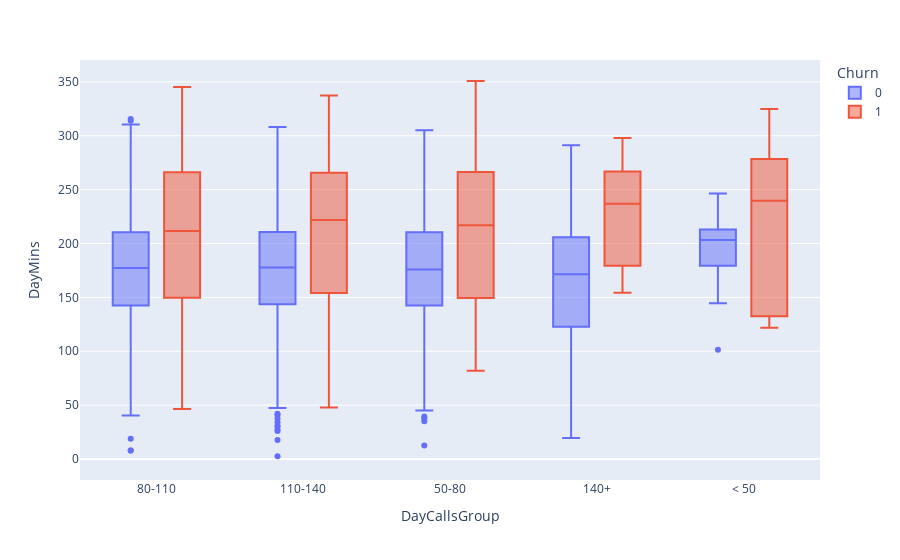

The code cell stored with this chart in its notebook:
### Markdown cell above
* Churning is high for  those customers who have average number of calls group around 100 in a month.

### Code cell
# Distibution of Day Mins  for different number of calls
fig = px.box(df, x = 'DayCallsGroup', y = 'DayMins', color = 'Churn',)
fig.show()

### Figure 1 — Plotly figure (JSON) as saved in the notebook; plotly's stock layout.template omitted (floating-point values rounded to 4 significant figures; data arrays with more than 128 entries replaced by an {"elided": "..."} marker saying what was removed)
{"data": [{"alignmentgroup": "True", "hovertemplate": "Churn=0<br>DayCallsGroup=%{x}<br>DayMins=%{y}<extra></extra>", "legendgroup": "0", "marker": {"color": "#636efa"}, "name": "0", "notched": false, "offsetgroup": "0", "orientation": "v", "showlegend": true, "type": "box", "x": {"elided": "2850 str values"}, "x0": " ", "xaxis": "x", "y": {"elided": "2850 float values"}, "y0": " ", "yaxis": "y"}, {"alignmentgroup": "True", "hovertemplate": "Churn=1<br>DayCallsGroup=%{x}<br>DayMins=%{y}<extra></extra>", "legendgroup": "1", "marker": {"color": "#EF553B"}, "name": "1", "notched": false, "offsetgroup": "1", "orientation": "v", "showlegend": true, "type": "box", "x": {"elided": "483 str values"}, "x0": " ", "xaxis": "x", "y": {"elided": "483 float values"}, "y0": " ", "yaxis": "y"}], "layout": {"boxmode": "group", "legend": {"title": {"text": "Churn"}, "tracegroupgap": 0}, "margin": {"t": 60}, "xaxis": {"anchor": "y", "domain": [0, 1], "title": {"text": "DayCallsGroup"}}, "yaxis": {"anchor": "x", "domain": [0, 1], "title": {"text": "DayMins"}}}}
